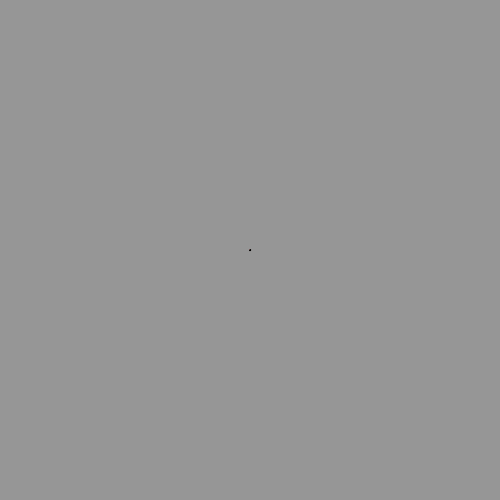
Frame 1 (no input)
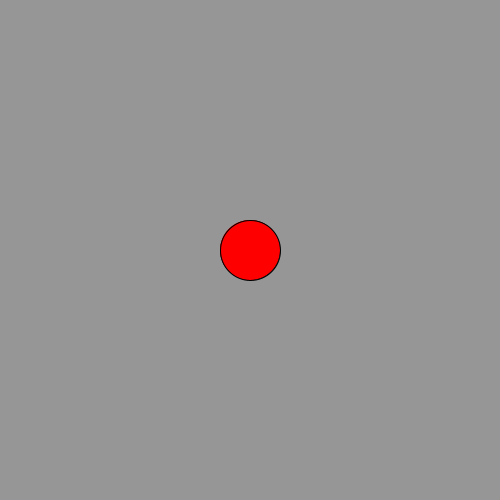
Frame 60 (the mouse pressed at the canvas centre just before this capture)
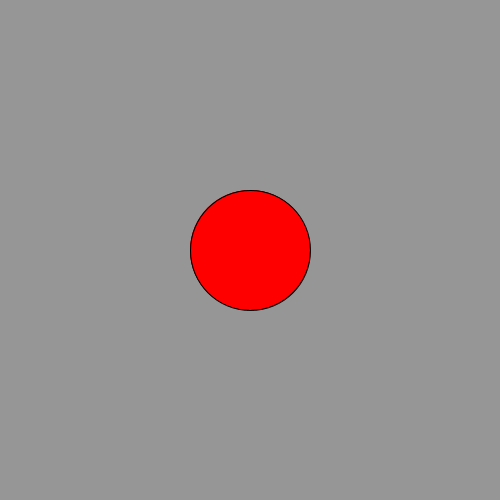
Frame 120 (the mouse held since frame 60 and released just before this capture)

The Processing sketch that drew these frames (run headless with seeded random() and noise(); from frame 60 on, the mouse is pressed at the canvas centre):

// Processing sketch: sketch_240930e
// ── sketch_240930e.pde
//class work
int diameter;
int speed = 1;
int direction = 1;

void setup(){
  size(500, 500);
  background(150);
  diameter = 0;
}

void draw() {
  //background(150);
  diameter = diameter - speed * direction;
  
  if (diameter > 50){
    fill(0, 150, 0);
  } else if (diameter > 150) {
    fill(0, 0, 255);
  } else {
    fill(255, 0, 0);
  }
  
  if (diameter >= 150) {
    direction = -1;
  }
  if (diameter <= 20) {
  direction = 1;
}
  
  //if (diameter <= 10) {
  //  diameter = width;
    
  //}
  ellipse(width/2, height/2, diameter, diameter);
}
